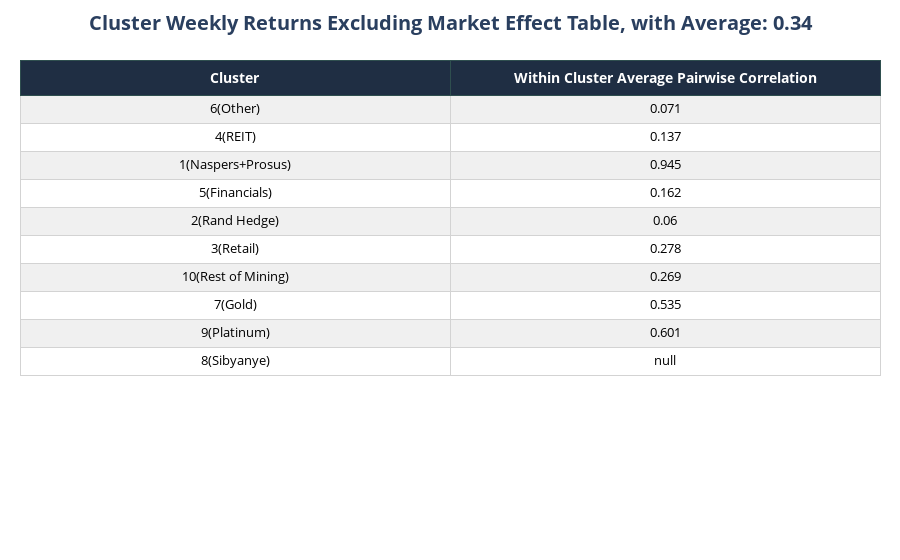
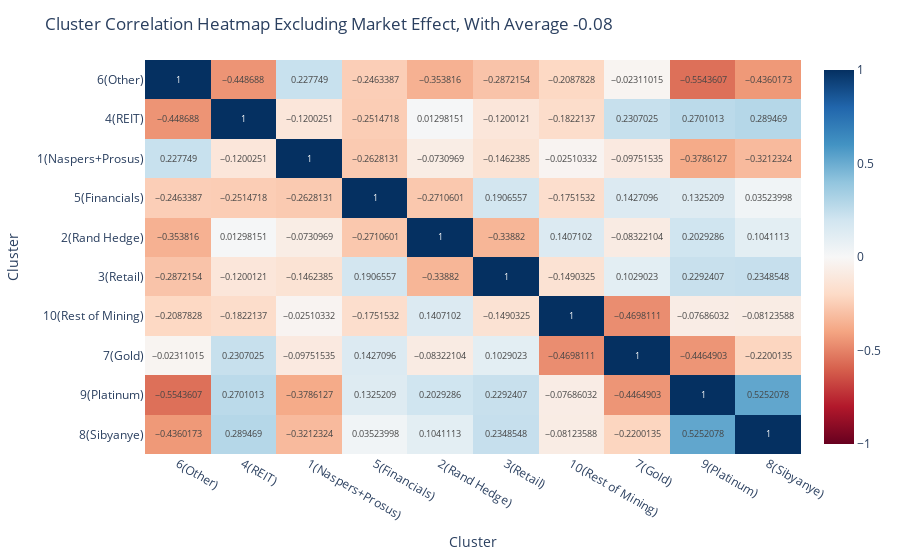

The code cell stored with these charts, in order, in its notebook:
### Code cell
evaluation2(cluster_returns, cluster=True)

### Figure 1 — Plotly figure (JSON) as saved in the notebook; plotly's stock layout.template omitted (floating-point values rounded to 4 significant figures)
{"data": [{"cells": {"align": "center", "fill": {"color": [["#f0f0f0", "#ffffff", "#f0f0f0", "#ffffff", "#f0f0f0", "#ffffff", "#f0f0f0", "#ffffff", "#f0f0f0", "#ffffff"], ["#f0f0f0", "#ffffff", "#f0f0f0", "#ffffff", "#f0f0f0", "#ffffff", "#f0f0f0", "#ffffff", "#f0f0f0", "#ffffff"]]}, "font": {"color": "black", "size": 13}, "height": 28, "line": {"color": "lightgrey"}, "values": [["6(Other)", "4(REIT)", "1(Naspers+Prosus)", "5(Financials)", "2(Rand Hedge)", "3(Retail)", "10(Rest of Mining)", "7(Gold)", "9(Platinum)", "8(Sibyanye)"], [0.071, 0.137, 0.945, 0.162, 0.06, 0.278, 0.269, 0.535, 0.601, null]]}, "header": {"align": "center", "fill": {"color": "#1f2e43"}, "font": {"color": "white", "size": 14}, "height": 35, "line": {"color": "darkslategray"}, "values": ["<b>Cluster</b>", "<b>Within Cluster Average Pairwise Correlation</b>"]}, "type": "table"}], "layout": {"margin": {"b": 20, "l": 20, "r": 20, "t": 60}, "paper_bgcolor": "white", "title": {"font": {"size": 20}, "text": "<b>Cluster Weekly Returns Excluding Market Effect Table, with Average: 0.34</b>", "x": 0.5, "xanchor": "center"}}}

### Figure 2 — Plotly figure (JSON) as saved in the notebook; plotly's stock layout.template omitted (floating-point values rounded to 4 significant figures)
{"data": [{"coloraxis": "coloraxis", "hovertemplate": "Cluster: %{x}<br>Cluster: %{y}<br>color: %{z}<extra></extra>", "name": "0", "texttemplate": "%{z}", "type": "heatmap", "x": ["6(Other)", "4(REIT)", "1(Naspers+Prosus)", "5(Financials)", "2(Rand Hedge)", "3(Retail)", "10(Rest of Mining)", "7(Gold)", "9(Platinum)", "8(Sibyanye)"], "xaxis": "x", "y": ["6(Other)", "4(REIT)", "1(Naspers+Prosus)", "5(Financials)", "2(Rand Hedge)", "3(Retail)", "10(Rest of Mining)", "7(Gold)", "9(Platinum)", "8(Sibyanye)"], "yaxis": "y", "z": [[1, -0.4487, 0.2277, -0.2463, -0.3538, -0.2872, -0.2088, -0.02311, -0.5544, -0.436], [-0.4487, 1, -0.12, -0.2515, 0.01298, -0.12, -0.1822, 0.2307, 0.2701, 0.2895], [0.2277, -0.12, 1, -0.2628, -0.0731, -0.1462, -0.0251, -0.09752, -0.3786, -0.3212], [-0.2463, -0.2515, -0.2628, 1, -0.2711, 0.1907, -0.1752, 0.1427, 0.1325, 0.03524], [-0.3538, 0.01298, -0.0731, -0.2711, 1, -0.3388, 0.1407, -0.08322, 0.2029, 0.1041], [-0.2872, -0.12, -0.1462, 0.1907, -0.3388, 1, -0.149, 0.1029, 0.2292, 0.2349], [-0.2088, -0.1822, -0.0251, -0.1752, 0.1407, -0.149, 1, -0.4698, -0.07686, -0.08124], [-0.02311, 0.2307, -0.09752, 0.1427, -0.08322, 0.1029, -0.4698, 1, -0.4465, -0.22], [-0.5544, 0.2701, -0.3786, 0.1325, 0.2029, 0.2292, -0.07686, -0.4465, 1, 0.5252], [-0.436, 0.2895, -0.3212, 0.03524, 0.1041, 0.2349, -0.08124, -0.22, 0.5252, 1]]}], "layout": {"coloraxis": {"cmax": 1, "cmin": -1, "colorscale": [[0, "rgb(103,0,31)"], [0.1, "rgb(178,24,43)"], [0.2, "rgb(214,96,77)"], [0.3, "rgb(244,165,130)"], [0.4, "rgb(253,219,199)"], [0.5, "rgb(247,247,247)"], [0.6, "rgb(209,229,240)"], [0.7, "rgb(146,197,222)"], [0.8, "rgb(67,147,195)"], [0.9, "rgb(33,102,172)"], [1, "rgb(5,48,97)"]]}, "margin": {"t": 60}, "title": {"text": "Cluster Correlation Heatmap Excluding Market Effect, With Average -0.08"}, "xaxis": {"anchor": "y", "domain": [0, 1], "title": {"text": "Cluster"}}, "yaxis": {"anchor": "x", "autorange": "reversed", "domain": [0, 1], "title": {"text": "Cluster"}}}}
